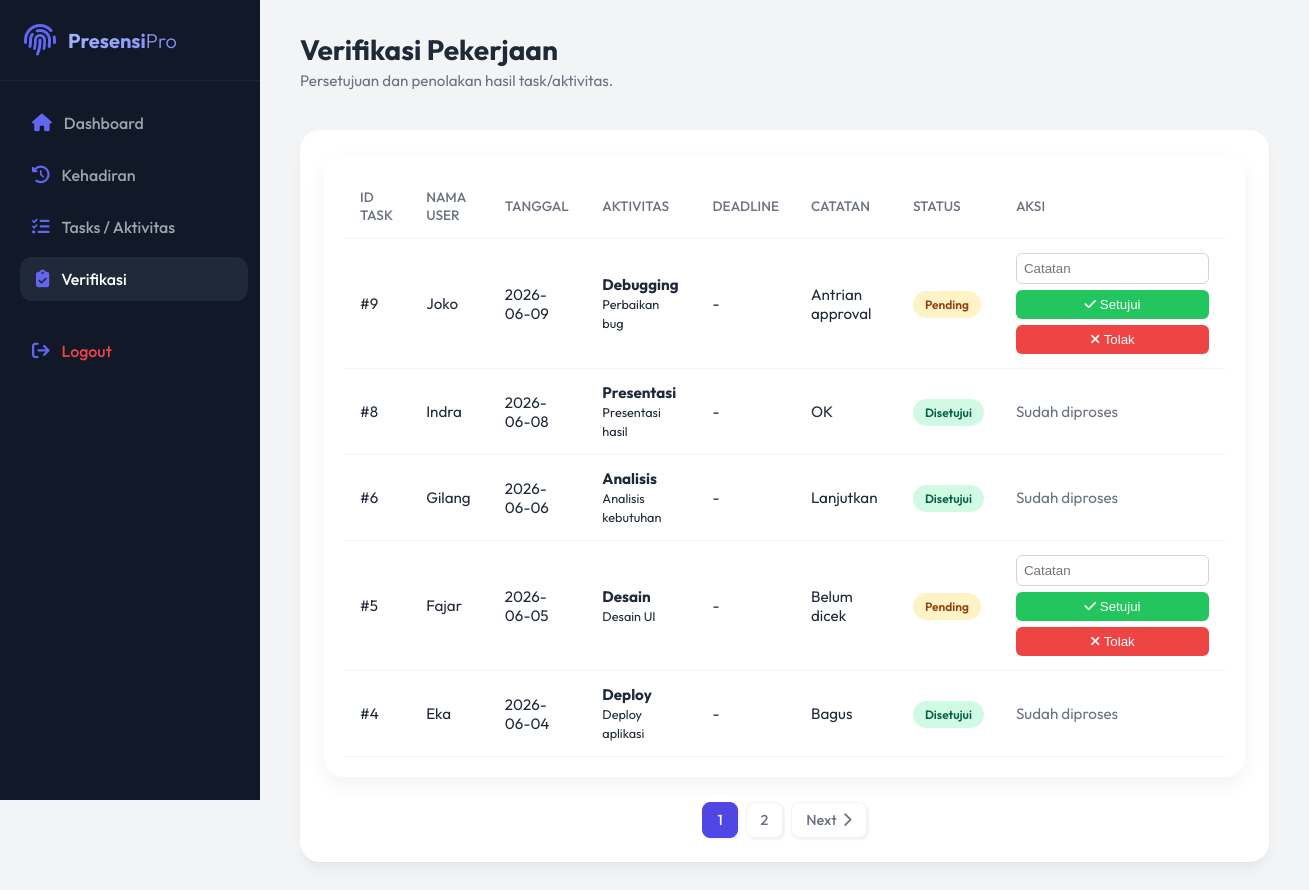
/verification/index.php (signed in), run on an earlier commit of the app's database.
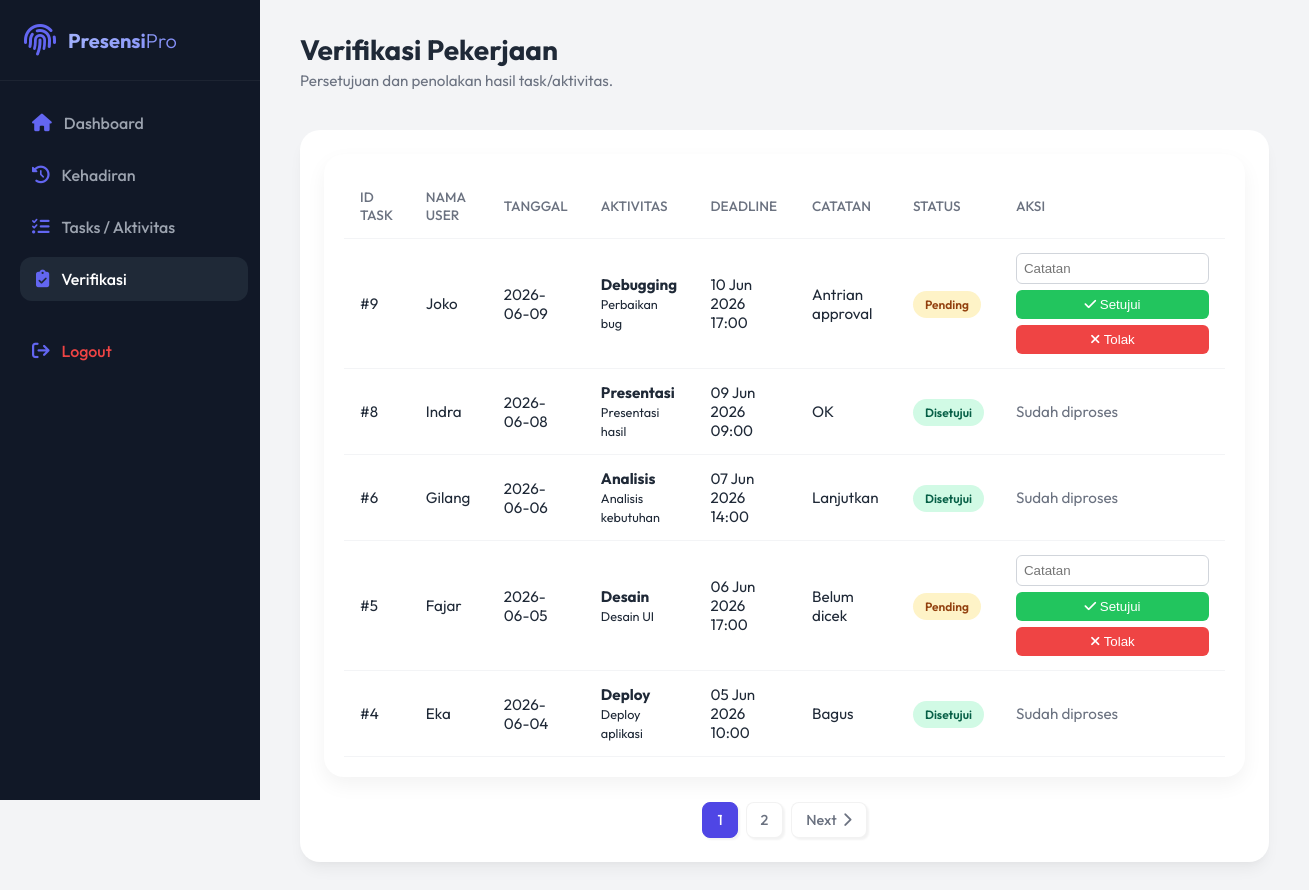
And on a later commit of the database.
### tables this page shows
CREATE TABLE `verifications` (
  `id` int(11) NOT NULL,
  `status` enum('Pending','Disetujui','Ditolak') DEFAULT NULL,
  `catatan` varchar(500) DEFAULT NULL,
  `tanggal_approval` datetime DEFAULT NULL,
  `tasks_idtasks` int(11) DEFAULT NULL,
  `users_id` int(11) DEFAULT NULL
);

CREATE TABLE `users` (
  `id` int(11) NOT NULL,
  `nama` varchar(100) NOT NULL,
  `email` varchar(100) NOT NULL,
  `password` varchar(255) NOT NULL,
  `divisi` enum('IT','HR','Finance','Marketing','Operasional') NOT NULL,
  `status` enum('Aktif','Nonaktif') DEFAULT 'Aktif',
  `tipe_users_id` int(11) DEFAULT NULL
);

CREATE TABLE `tasks` (
  `id` int(11) NOT NULL,
  `tanggal` date NOT NULL,
  `aktivitas` varchar(255) DEFAULT NULL,
  `deskripsi` varchar(500) DEFAULT NULL,
  `file_lampiran` varchar(255) DEFAULT NULL,
  `file_hash` varchar(64) DEFAULT NULL COMMENT 'SHA-256 Hash dari file aslinya',
  `latitude` decimal(10,8) DEFAULT NULL COMMENT 'Lokasi garis lintang (latitude) pengumpulan',
  `longitude` decimal(11,8) DEFAULT NULL COMMENT 'Lokasi garis bujur (longitude) pengumpulan',
  `submitted_at` datetime DEFAULT NULL COMMENT 'Tanggal & Jam saat tugas di-submit/dikumpulkan',
  `deadline` datetime DEFAULT NULL,
  `status` enum('Pending','Proses','Selesai') DEFAULT 'Pending',
  `creator_id` int(11) DEFAULT NULL,
  `assignee_id` int(11) DEFAULT NULL
);

### models/Verification.php (called while the page is built, shortened)
<?php
class Verification
{
    private $conn;
    private $table_name = "verifications";
    public function __construct($db)
    {
        $this->conn = $db;
    }
    public function readPaging($from_record_num, $records_per_page, $powerLevel = null)
    {
        $query = "SELECT
                    v.*,
                    u.nama AS user_name,
                    t.aktivitas,
                    t.deskripsi,
                    t.tanggal,
                    t.deadline
                  FROM " . $this->table_name . " v
                  LEFT JOIN users u ON v.users_id = u.id
                  LEFT JOIN tasks t ON v.tasks_idtasks = t.id";
        if ($powerLevel !== null && $powerLevel < 5) {
            $query .= " WHERE (6 - u.tipe_users_id) < :powerLevel";
        }
        $query .= " ORDER BY v.id DESC LIMIT :from, :limit";
        $stmt = $this->conn->prepare($query);
        if ($powerLevel !== null && $powerLevel < 5) {
            $stmt->bindParam(':powerLevel', $powerLevel, PDO::PARAM_INT);
        }
        $stmt->bindParam(':from', $from_record_num, PDO::PARAM_INT);
        $stmt->bindParam(':limit', $records_per_page, PDO::PARAM_INT);
        $stmt->execute();
        return $stmt;
    }
    public function count($powerLevel = null, $status = null)
    {
        $query = "SELECT COUNT(*) as total_row FROM " . $this->table_name . " v LEFT JOIN users u ON v.users_id = u.id";
        $conditions = [];
        if ($powerLevel !== null && $powerLevel < 5) {
            $conditions[] = "(6 - u.tipe_users_id) < :powerLevel";
        }
        if (!empty($conditions)) {
            $query .= " WHERE " . implode(" AND ", $conditions);
        }
        $stmt = $this->conn->prepare($query);
        if ($powerLevel !== null && $powerLevel < 5) {
            $stmt->bindParam(':powerLevel', $powerLevel, PDO::PARAM_INT);
        }
        $stmt->execute();
        $row = $stmt->fetch(PDO::FETCH_ASSOC);
        return $row['total_row'];
    }
}
?>

### verification/index.php (the view, shortened to what this page needs)
<?php
require_once '../models/Verification.php';
$database = new Database();
$db = $database->getConnection();
$verification = new Verification($db);
$userPowerLevel = $_SESSION['power_level'] ?? 1;
$page = isset($_GET['page']) ? (int) $_GET['page'] : 1;
$records_per_page = 5;
$from_record_num = ($records_per_page * $page) - $records_per_page;
$filterPowerLevel = ($userPowerLevel < 5) ? $userPowerLevel : null;
$stmt = $verification->readPaging($from_record_num, $records_per_page, $filterPowerLevel);
$total_rows = $verification->count($filterPowerLevel);
$total_pages = ceil($total_rows / $records_per_page);
?>
<!DOCTYPE html>
<html lang="id">
<head>
    <link rel="stylesheet" href="https://cdnjs.cloudflare.com/ajax/libs/font-awesome/6.4.0/css/all.min.css">
    <link rel="stylesheet" href="../assets/css/style.css">
</head>
<body>
    <aside class="sidebar">
        <div class="sidebar-header">
            <i class="fa-solid fa-fingerprint fa-2x" style="color: var(--primary-light);"></i>
            <h2>Presensi<span style="color: white; font-weight: 300;">Pro</span></h2>
        </div>
        <ul class="nav-links">
            <li><a href="../index.php"><i class="fa-solid fa-house"></i> Dashboard</a></li>
            <li><a href="../kehadiran/index.php"><i class="fa-solid fa-clock-rotate-left"></i> Kehadiran</a></li>
            <li><a href="../tasks/index.php"><i class="fa-solid fa-list-check"></i> Tasks / Aktivitas</a></li>
            <?php if (isset($_SESSION['power_level']) && $_SESSION['power_level'] > 1): ?>
                <li><a href="index.php" class="active"><i class="fa-solid fa-clipboard-check"></i> Verifikasi</a></li>
            <?php endif; ?>
            <li style="margin-top: auto; padding-top: 20px;"><a href="../logout.php" style="color: #ef4444;"><i
                        class="fa-solid fa-arrow-right-from-bracket"></i> Logout</a></li>
        </ul>
    </aside>
    <main class="main-content">
        <header class="top-header">
            <div class="welcome-msg">
                <h1>Verifikasi Pekerjaan</h1>
                <p>Persetujuan dan penolakan hasil task/aktivitas.</p>
            </div>
        </header>
        <div class="section-card">
            <div class="table-responsive">
                <table>
                    <thead>
                        <tr>
                            <th>ID TASK</th>
                            <th>NAMA USER</th>
                            <th>TANGGAL</th>
                            <th>AKTIVITAS</th>
                            <th>DEADLINE</th>
                            <th>CATATAN</th>
                            <th>STATUS</th>
                            <th>AKSI</th>
                        </tr>
                    </thead>
                    <tbody>
                        <?php while ($row = $stmt->fetch(PDO::FETCH_ASSOC)): ?>
                            <tr>
                                <td>#<?php echo htmlspecialchars($row['tasks_idtasks']); ?></td>
                                <td><?php echo htmlspecialchars($row['user_name'] ?? '-'); ?></td>
                                <td><?php echo htmlspecialchars($row['tanggal'] ?? '-'); ?></td>
                                <td>
                                    <strong><?php echo htmlspecialchars($row['aktivitas'] ?? '-'); ?></strong><br>
                                    <small><?php echo htmlspecialchars($row['deskripsi'] ?? '-'); ?></small>
                                </td>
                                <td><?php echo isset($row['deadline']) ? date('d M Y H:i', strtotime($row['deadline'])) : '-'; ?></td>
                                <td><?php echo htmlspecialchars($row['catatan']); ?></td>
                                <td>
                                    <?php if ($row['status'] == 'Disetujui'): ?>
                                        <span class="status-badge" style="background:#D1FAE5; color:#065F46;">Disetujui</span>
                                    <?php elseif ($row['status'] == 'Pending'): ?>
                                        <span class="status-badge" style="background:#FEF3C7; color:#92400E;">Pending</span>
                                    <?php else: ?>
                                        <span class="status-badge" style="background:#FEE2E2; color:#991B1B;">Ditolak</span>
                                    <?php endif; ?>
                                </td>
                                <td>
                                    <?php if ($row['status'] == 'Pending'): ?>
                                        <form method="POST"
                                            style="display:flex; flex-direction:column; gap:6px; min-width:180px;">
                                            <input type="text" name="catatan" placeholder="Catatan"
                                                style="padding:7px; border:1px solid #d1d5db; border-radius:6px;">
                                            <button type="submit" name="status" value="Disetujui"
                                                style="padding:7px; background:#22c55e; color:white; border:none; border-radius:6px; cursor:pointer;">
                                                <i class="fa-solid fa-check"></i> Setujui
                                            </button>
                                            <button type="submit" name="status" value="Ditolak"
                                                style="padding:7px; background:#ef4444; color:white; border:none; border-radius:6px; cursor:pointer;">
                                                <i class="fa-solid fa-xmark"></i> Tolak
                                            </button>
                                        </form>
                                    <?php else: ?>
                                        <span style="color: var(--text-muted);">Sudah diproses</span>
                                    <?php endif; ?>
                                </td>
                            </tr>
                        <?php endwhile; ?>
                    </tbody>
                </table>
            </div>
            <?php if ($total_pages > 1): ?>
                <div class="pagination">
                    <?php for ($i = 1; $i <= $total_pages; $i++): ?>
                        <a href="?page=<?php echo $i; ?>"
                            class="page-link <?php echo $i == $page ? 'active' : ''; ?>"><?php echo $i; ?></a>
                    <?php endfor; ?>
                    <?php if ($page < $total_pages): ?>
                        <a href="?page=<?php echo $page + 1; ?>" class="page-link">Next <i
                                class="fa-solid fa-chevron-right"></i></a>
                    <?php endif; ?>
                </div>
            <?php endif; ?>
        </div>
    </main>
</body>
</html>

### assets/css/style.css (style rules this page uses)
:root { --primary: #4f46e5; --primary-light: #6366f1; --secondary: #10b981; --background: #f3f4f6; --surface: #ffffff; --text-main: #1f2937; --text-muted: #6b7280; --sidebar-bg: #111827; --sidebar-text: #9ca3af; --sidebar-hover: #1f2937; --card-shadow: 0 10px 15px -3px rgba(0, 0, 0, 0.05), 0 4px 6px -2px rgba(0, 0, 0, 0.025); --transition: all 0.3s cubic-bezier(0.4, 0, 0.2, 1); }
* { margin: 0; padding: 0; box-sizing: border-box; }
body { font-family: "Outfit", sans-serif; background-color: var(--background); color: var(--text-main); display: flex; min-height: 100vh; overflow-x: hidden; }
.sidebar { width: 260px; background-color: var(--sidebar-bg); color: white; display: flex; flex-direction: column; transition: var(--transition); position: fixed; height: 100vh; z-index: 50; }
.sidebar-header { padding: 24px; display: flex; align-items: center; gap: 12px; border-bottom: 1px solid rgba(255, 255, 255, 0.05); }
.sidebar-header h2 { font-size: 1.25rem; font-weight: 700; background: linear-gradient(135deg, #a5b4fc, #818cf8); background-clip: text; -webkit-background-clip: text; -webkit-text-fill-color: transparent; }
.nav-links { list-style: none; padding: 20px 0; flex: 1; }
.nav-links li { padding: 0 16px; margin-bottom: 8px; }
.nav-links a { display: flex; align-items: center; gap: 12px; color: var(--sidebar-text); text-decoration: none; padding: 12px 16px; border-radius: 12px; font-weight: 500; transition: var(--transition); }
.nav-links a:hover, .nav-links a.active { background-color: var(--sidebar-hover); color: white; transform: translateX(4px); }
.nav-links a i { font-size: 1.1rem; color: var(--primary-light); }
.main-content { flex: 1; margin-left: 260px; padding: 32px 40px; transition: var(--transition); }
.top-header { display: flex; justify-content: space-between; align-items: center; margin-bottom: 40px; }
.welcome-msg h1 { font-size: 1.75rem; font-weight: 700; color: var(--text-main); margin-bottom: 4px; }
.welcome-msg p { color: var(--text-muted); font-size: 0.95rem; }
.section-card { background: var(--surface); border-radius: 20px; padding: 24px; box-shadow: var(--card-shadow); }
table { width: 100%; border-collapse: collapse; }
.table-responsive { background: #fff; padding: 20px; border-radius: 20px; margin-bottom: 25px; box-shadow: 0 8px 20px rgba(0, 0, 0, 0.05); }
.status-badge { padding: 6px 12px; border-radius: 8px; font-weight: 600; font-size: 0.9em; }
th, td { padding: 14px 16px; text-align: left; border-bottom: 1px solid #f3f4f6; }
th { color: var(--text-muted); font-weight: 500; font-size: 0.85rem; text-transform: uppercase; }
td { font-size: 0.95rem; color: var(--text-main); }
.status-badge { padding: 6px 12px; border-radius: 20px; font-size: 0.75rem; font-weight: 600; }
.pagination { display: flex; justify-content: center; align-items: center; gap: 8px; margin-top: 24px; }
.page-link { display: inline-flex; align-items: center; justify-content: center; gap: 6px; padding: 8px 14px; background: var(--surface); border: 1px solid rgba(0, 0, 0, 0.05); border-radius: 8px; box-shadow: 2px 2px 2px rgba(0, 0, 0, 0.05); color: var(--text-muted); text-decoration: none; font-size: 0.9rem; font-weight: 500; transition: var(--transition); }
.page-link.active { background: var(--primary); color: white; border-color: var(--primary); }

What changed in the data, as far as the page shows it:
changed through a linked row, verifications "Antrian approval": tasks_idtasks.deadline (not shown) → "10 Jun 2026 17:00"; no longer shows "-"
changed through a linked row, verifications "OK": tasks_idtasks.deadline (not shown) → "09 Jun 2026 09:00"; no longer shows "-"
changed through a linked row, verifications "Lanjutkan": tasks_idtasks.deadline (not shown) → "07 Jun 2026 14:00"; no longer shows "-"
changed through a linked row, verifications "Belum dicek": tasks_idtasks.deadline (not shown) → "06 Jun 2026 17:00"; no longer shows "-"
changed through a linked row, verifications "Bagus": tasks_idtasks.deadline (not shown) → "05 Jun 2026 10:00"; no longer shows "-"
